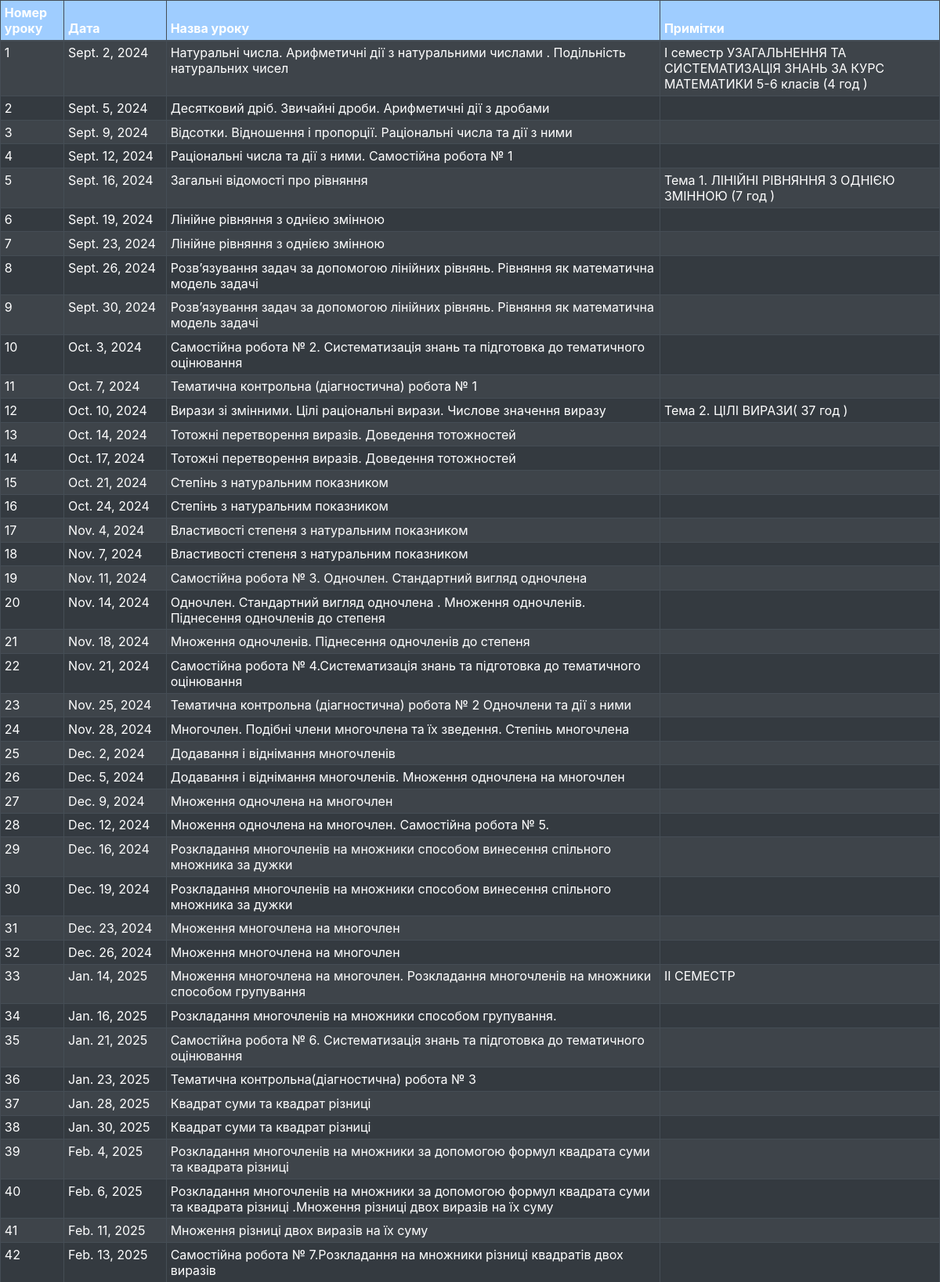
Page /lessons/2/3/ (upper part) on the committed database.
### planner/models.py (models this page shows, shortened)
class Lesson(models.Model):
    lesson_number = models.IntegerField(verbose_name="Номер уроку", blank=True, null=True)  # Додаємо поле для номера уроку
    subject = models.ForeignKey(Subject, on_delete=models.CASCADE, verbose_name="Предмет")
    grade = models.ForeignKey(Grade, on_delete=models.CASCADE, verbose_name="Клас")
    date = models.DateField(verbose_name="Дата")
    title = models.CharField(max_length=255, verbose_name="Зміст уроку")
    time = models.TimeField(blank=True, null=True, verbose_name="Час")
    description = models.TextField(blank=True, null=True, verbose_name="Опис уроку")
    materials = models.ManyToManyField(Material, blank=True, verbose_name="Матеріали")
    homework = models.TextField(blank=True, null=True, verbose_name="Домашнє завдання")
    notes = models.TextField(blank=True, null=True, verbose_name="Примітки")

### planner/views.py (the view)
# urls.py: path('lessons/<int:subject_id>/<int:grade_id>/', views.lesson_list, name='lesson_list'),
def lesson_list(request, subject_id, grade_id):
    lessons = Lesson.objects.filter(subject_id=subject_id, grade_id=grade_id).order_by('date', 'time')
    return render(request, 'planner/lesson_list.html', {'lessons': lessons})

### templates/planner/lesson_list.html (shortened to what this page needs)
<head>
    <link rel="stylesheet" href="https://stackpath.bootstrapcdn.com/bootstrap/4.5.2/css/bootstrap.min.css">
</head>
<table class="table table-bordered table-hover table-sm table-striped table-dark">
    <thead>
        <tr class="table-primary">
            <th scope="col">Номер уроку</th>
            <th scope="col">Дата</th>
            <th scope="col">Назва уроку</th>
            <th scope="col">Примітки</th>
        </tr>
    </thead>
    <tbody>
        {% for lesson in lessons %}
        <tr>
            <td>{{ lesson.lesson_number }}</td>
            <td>{{ lesson.date }}</td>
            <td>{{ lesson.title }}</td>
            <td>{{ lesson.notes }}</td>
        </tr>
        {% endfor %}
    </tbody>
</table>

### templates/planner/lesson_list.html (style rules this page uses)
td:nth-child(2) { white-space: nowrap; }

### rows in the picture
Lesson: lesson_number "1", date "Sept. 2, 2024", title "Натуральні числа. Арифметичні дії з натуральними числами . Подільність натуральних чисел", notes "І семестр УЗАГАЛЬНЕННЯ ТА СИСТЕМАТИЗАЦІЯ ЗНАНЬ ЗА КУРС МАТЕМАТИКИ 5-6 класів (4 год )"
Lesson: lesson_number "2", date "Sept. 5, 2024", title "Десятковий дріб. Звичайні дроби. Арифметичні дії з дробами"
Lesson: lesson_number "3", date "Sept. 9, 2024", title "Відсотки. Відношення і пропорції. Раціональні числа та дії з ними"
Lesson: lesson_number "4", date "Sept. 12, 2024", title "Раціональні числа та дії з ними. Самостійна робота № 1"
Lesson: lesson_number "5", date "Sept. 16, 2024", title "Загальні відомості про рівняння", notes "Тема 1. ЛІНІЙНІ РІВНЯННЯ З ОДНІЄЮ ЗМІННОЮ (7 год )"
Lesson: lesson_number "6", date "Sept. 19, 2024", title "Лінійне рівняння з однією змінною"
Lesson: lesson_number "7", date "Sept. 23, 2024", title "Лінійне рівняння з однією змінною"
Lesson: lesson_number "8", date "Sept. 26, 2024", title "Розв’язування задач за допомогою лінійних рівнянь. Рівняння як математична модель задачі"
Lesson: lesson_number "9", date "Sept. 30, 2024", title "Розв’язування задач за допомогою лінійних рівнянь. Рівняння як математична модель задачі"
Lesson: lesson_number "10", date "Oct. 3, 2024", title "Самостійна робота № 2. Систематизація знань та підготовка до тематичного оцінювання"
Lesson: lesson_number "11", date "Oct. 7, 2024", title "Тематична контрольна (діагностична) робота № 1"
Lesson: lesson_number "12", date "Oct. 10, 2024", title "Вирази зі змінними. Цілі раціональні вирази. Числове значення виразу", notes "Тема 2. ЦІЛІ ВИРАЗИ( 37 год )"
Lesson: lesson_number "13", date "Oct. 14, 2024", title "Тотожні перетворення виразів. Доведення тотожностей"
Lesson: lesson_number "14", date "Oct. 17, 2024", title "Тотожні перетворення виразів. Доведення тотожностей"
Lesson: lesson_number "15", date "Oct. 21, 2024", title "Степінь з натуральним показником"
Lesson: lesson_number "16", date "Oct. 24, 2024", title "Степінь з натуральним показником"
Lesson: lesson_number "17", date "Nov. 4, 2024", title "Властивості степеня з натуральним показником"
Lesson: lesson_number "18", date "Nov. 7, 2024", title "Властивості степеня з натуральним показником"
Lesson: lesson_number "19", date "Nov. 11, 2024", title "Самостійна робота № 3. Одночлен. Стандартний вигляд одночлена"
Lesson: lesson_number "20", date "Nov. 14, 2024", title "Одночлен. Стандартний вигляд одночлена . Множення одночленів. Піднесення одночленів до степеня"
Lesson: lesson_number "21", date "Nov. 18, 2024", title "Множення одночленів. Піднесення одночленів до степеня"
Lesson: lesson_number "22", date "Nov. 21, 2024", title "Самостійна робота № 4.Систематизація знань та підготовка до тематичного оцінювання"
Lesson: lesson_number "23", date "Nov. 25, 2024", title "Тематична контрольна (діагностична) робота № 2 Одночлени та дії з ними"
Lesson: lesson_number "24", date "Nov. 28, 2024", title "Многочлен. Подібні члени многочлена та їх зведення. Степінь многочлена"
Lesson: lesson_number "25", date "Dec. 2, 2024", title "Додавання і віднімання многочленів"
Lesson: lesson_number "26", date "Dec. 5, 2024", title "Додавання і віднімання многочленів. Множення одночлена на многочлен"
Lesson: lesson_number "27", date "Dec. 9, 2024", title "Множення одночлена на многочлен"
Lesson: lesson_number "28", date "Dec. 12, 2024", title "Множення одночлена на многочлен. Самостійна робота № 5."
Lesson: lesson_number "29", date "Dec. 16, 2024", title "Розкладання многочленів на множники способом винесення спільного множника за дужки"
Lesson: lesson_number "30", date "Dec. 19, 2024", title "Розкладання многочленів на множники способом винесення спільного множника за дужки"
Lesson: lesson_number "31", date "Dec. 23, 2024", title "Множення многочлена на многочлен"
Lesson: lesson_number "32", date "Dec. 26, 2024", title "Множення многочлена на многочлен"
Lesson: lesson_number "33", date "Jan. 14, 2025", title "Множення многочлена на многочлен. Розкладання многочленів на множники способом групування", notes "II СЕМЕСТР"
Lesson: lesson_number "34", date "Jan. 16, 2025", title "Розкладання многочленів на множники способом групування."
Lesson: lesson_number "35", date "Jan. 21, 2025", title "Самостійна робота № 6. Систематизація знань та підготовка до тематичного оцінювання"
Lesson: lesson_number "36", date "Jan. 23, 2025", title "Тематична контрольна(діагностична) робота № 3"
Lesson: lesson_number "37", date "Jan. 28, 2025", title "Квадрат суми та квадрат різниці"
Lesson: lesson_number "38", date "Jan. 30, 2025", title "Квадрат суми та квадрат різниці"
Lesson: lesson_number "39", date "Feb. 4, 2025", title "Розкладання многочленів на множники за допомогою формул квадрата суми та квадрата різниці"
Lesson: lesson_number "40", date "Feb. 6, 2025", title "Розкладання многочленів на множники за допомогою формул квадрата суми та квадрата різниці .Множення різниці двох виразів на їх суму"
Lesson: lesson_number "41", date "Feb. 11, 2025", title "Множення різниці двох виразів на їх суму"
Lesson: lesson_number "42", date "Feb. 13, 2025", title "Самостійна робота № 7.Розкладання на множники різниці квадратів двох виразів"
